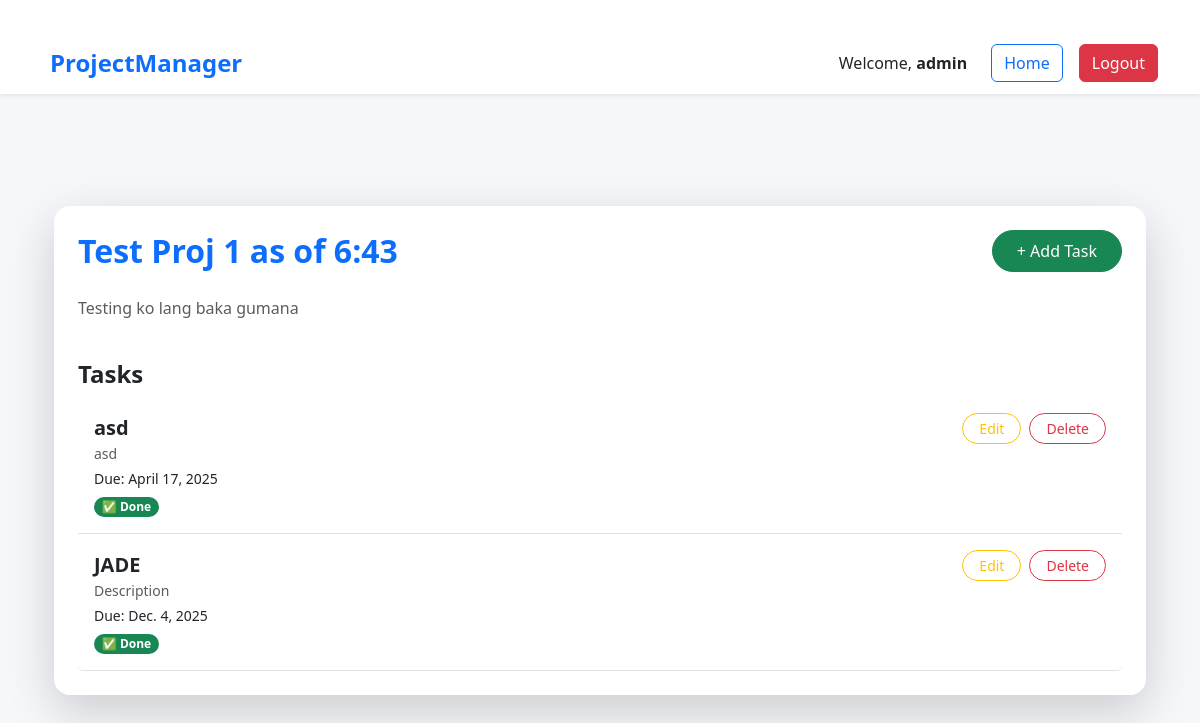
The app's page /project/9/ (signed in) with its own data.
### projectmanager/models.py (models this page shows, shortened)
class Project(models.Model):
    name = models.CharField(max_length=200)
    description = models.TextField()
    owner = models.ForeignKey(User, on_delete=models.CASCADE)
    created_at = models.DateTimeField(auto_now_add=True)
    updated_at = models.DateTimeField(auto_now=True)

class Task(models.Model):
    project = models.ForeignKey(Project, on_delete=models.CASCADE, related_name='tasks')
    title = models.CharField(max_length=200)
    description = models.TextField()
    is_complete = models.BooleanField(default=False)
    due_date = models.DateField(null=True, blank=True)
    created_at = models.DateTimeField(auto_now_add=True)

### projectmanager/views.py (the view)
# urls.py: path('project/<int:pk>/', views.project_detail, name='project_detail'),
@login_required
def project_detail(request, pk):
    project = get_object_or_404(Project, pk=pk, owner=request.user)
    return render(request, 'project_detail.html', {'project': project})

### projectmanager/templates/project_detail.html (shortened to what this page needs)
{% extends 'base.html' %}
{% load static %}
{% block content %}
<div class="container mt-5">
  <div class="card shadow-lg border-0 rounded-4 p-4 bg-white">
    <div class="d-flex justify-content-between align-items-center mb-4">
      <h2 class="mb-0 text-primary fw-bold">{{ project.name }}</h2>
      <a href="{% url 'task_create' project.pk %}" class="btn btn-success rounded-pill px-4 py-2">+ Add Task</a>
    </div>
    <p class="text-muted">{{ project.description }}</p>
    <h4 class="mt-4 fw-semibold text-dark">Tasks</h4>
    {% if project.tasks.all %}
      <ul class="list-group list-group-flush">
        {% for task in project.tasks.all %}
          <li class="list-group-item d-flex justify-content-between align-items-start border-0 border-bottom py-3">
            <div class="w-75">
              <span class="fw-semibold fs-5">{{ task.title }}</span>
              <div class="text-muted small">{{ task.description }}</div>
              <div class="small mt-1">Due: {{ task.due_date }}</div>
              <div class="mt-1">
                {% if task.is_complete %}
                  <span class="badge bg-success rounded-pill">✅ Done</span>
                {% else %}
                  <span class="badge bg-secondary rounded-pill">❌ Not Done</span>
                {% endif %}
              </div>
            </div>
            <div class="d-flex align-items-center">
              <a href="{% url 'task_edit' task.pk %}" class="btn btn-outline-warning btn-sm me-2 rounded-pill px-3">Edit</a>
              <form action="{% url 'task_delete' task.pk %}" method="post" class="d-inline">
                <button type="submit" class="btn btn-outline-danger btn-sm rounded-pill px-3">Delete</button>
              </form>
            </div>
          </li>
        {% endfor %}
      </ul>
    {% else %}
      <div class="alert alert-info mt-3 rounded-3 text-center py-3">
        No tasks yet. Click "Add Task" to create one!
      </div>
    {% endif %}
  </div>
</div>
{% endblock %}

### projectmanager/templates/base.html (shortened to what this page needs)
<!DOCTYPE html>
<html>
<head>
    <link href="https://cdn.jsdelivr.net/npm/bootstrap@5.3.0/dist/css/bootstrap.min.css" rel="stylesheet">
</head>
<body>
<nav class="navbar navbar-expand-lg navbar-white bg-white shadow-sm">
  <div class="container">
    <a class="navbar-brand" href="/">ProjectManager</a>
    <div class="ms-auto d-flex align-items-center">
      {% if user.is_authenticated %}
        <span class="navbar-text text-dark me-3">Welcome, <strong>{{ user.username }}</strong></span>
        <a href="{% url 'home' %}" class="btn btn-outline-primary me-2">Home</a>
        <a href="{% url 'logout' %}" class="btn btn-danger">Logout</a>
      {% else %}
        <a href="{% url 'login' %}" class="btn btn-primary">Login</a>
      {% endif %}
    </div>
  </div>
</nav>
<div class="container">
    {% block content %}{% endblock %}
</div>
</body>
</html>

### projectmanager/templates/base.html (style rules this page uses)
body { background: #f5f7fa; font-family: 'Segoe UI', Tahoma, Geneva, Verdana, sans-serif; }
.navbar-brand { font-weight: bold; font-size: 1.5rem; color: #0d6efd !important; }
.navbar-text { margin-right: 1rem; font-weight: 500; }
.navbar a { margin-left: 0.5rem; }
.container { padding-top: 2rem; }

### records on screen
Project: name "Test Proj 1 as of 6:43", description "Testing ko lang baka gumana"
Task: title "asd", description "asd", due_date "April 17, 2025", is_complete "✅ Done"
Task: title "JADE", description "Description", due_date "Dec. 4, 2025", is_complete "✅ Done"

### other values on screen
{{ user.username }} "admin"
